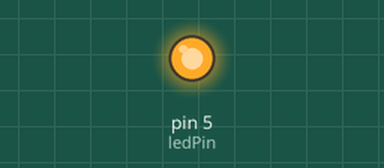
Bench run of a sketch on a simulated Arduino Uno, built with avr-gcc and run on an emulated ATmega328P. Shown: output pins drawn as LEDs (lit = HIGH).

Above: at 0.5 s.
At 3.5 s:
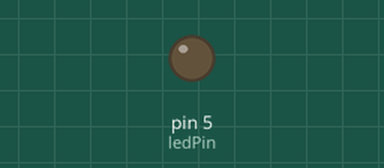
Timing chart, 0 to 7.8 s (numbered marks = the images above):
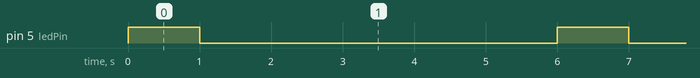

The sketch:

TWW_Flash_LED_OOP.ino
```cpp
// Flash an LED (OOP Version)

#include <WWSunFounderUtils.h>

/***************** Global Objects ************************/
// Global objects are constructed BEFORE setup is called.

const int ledPin = 5;   // Port number LED is connected to.

// Construct object passing port pin.
sfu::DigitalLed led( ledPin );

/**********************************/
// Called once at start up
void setup()
{
  // Nothing more to do here.
}

/**********************************/
// Called repeatedly until the reset button is pressed.
void loop()
{
  led.on();
  delay(1000);    // Delay (in milliseconds)
  led.off();
  delay(5000);
}
```

Measured:
- by itself, pin 5 (ledPin): alternates HIGH for 1.0 s and LOW for 5.0 s
